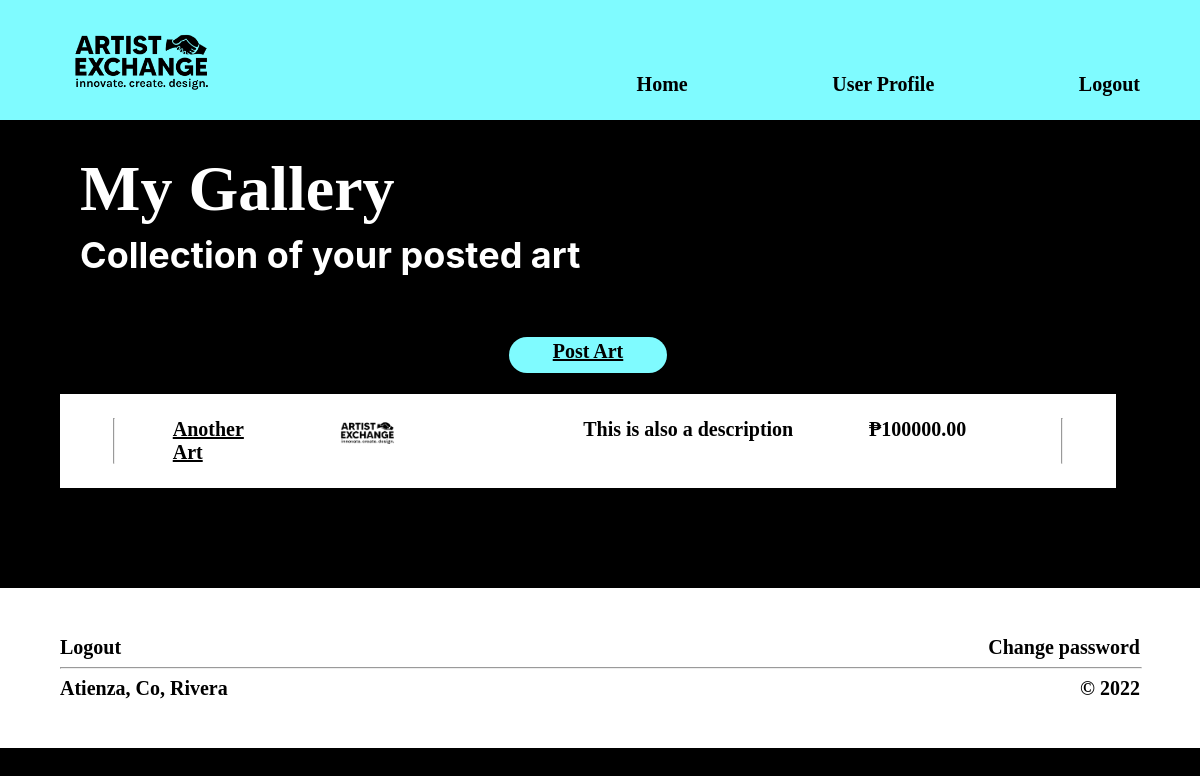
The app's page /gallery/ (signed in) with its own data.
### main/models.py (models this page shows, shortened)
class Art(models.Model):
	user = models.ForeignKey(User, on_delete=models.CASCADE)
	title = models.CharField(max_length=255)
	image = models.ImageField(blank=True, upload_to='user_art_images')
	description = models.TextField()
	viewing_location = models.CharField(max_length=255)
	price = models.DecimalField(max_digits=10, decimal_places=2)
	details = models.TextField()

### main/views.py (the view)
# urls.py: re_path(r'^gallery/', views.ArtListView.as_view(), name = 'gallery'),
class ArtListView(ListView):
	model = Art
	template = 'art.html'
	context_object_name = 'all_art'
	def get_queryset(self):
		return Art.objects.filter(user=self.request.user)

### main/templates/main/art_list.html
{% extends "base.html" %}
{% block body %}
{% load static %}
<div class="art-list-page">
    <div class="art-header">
          <div class="title-wrapper">
            <div class="text-wrapper">
              <h1>My Gallery</h1>
              <h2>Collection of your posted art</h2>
            </div>
          </div>
    </div>
<div class="art-part">
         <div class="post-art-button-area">
              <div class="post-art-button">
                  <a href="{% url 'art-create' %}">Post Art</a>
              </div>
          </div>
        <div class="profile-table">
          <div class="art-table-content">
            {% for art in all_art %}
            <div class="art-table-component">
              <div class="center-wrapper space-between">
                <hr>
                <p class="art-table-title"><a href="{% url 'art-detail' art.id %}">{{ art.title }}</a></p>
                <p class="art-table-image"><img src="{{ art.image.url}}"></p>
                <p class="art-table-description">{{ art.description }}</p>
                <p class="art-table-price">₱{{ art.price }}</p>
                <hr>
              </div>
            </div>
            {% endfor %}
          </div>
        </div>
    </div>
{% endblock %}

### main/static/main/styles.css (style rules this page uses)
* { margin: 0; padding: 0; }
.center-wrapper { max-width: 1288px; width: 90%; margin: auto; }
.space-between { display: flex; flex-direction: row; justify-content: space-between; }
body { background: black; }
h1 { font-family: 'Montserrat'; font-style: normal; font-weight: 800; font-size: 64px; line-height: 78px; margin-bottom: 5px; color: #FFFF; }
h2 { font-family: 'Inter'; font-style: normal; font-weight: 700; font-size: 36px; line-height: 44px; color: #FFFF; }
p, a { font-family: 'Karla'; font-style: normal; font-weight: 700; font-size: 20px; line-height: 23px; color: black; }
.logo, img { width: 40%; left: 7px; top: -9px; }
.art-header { background: black; padding: 30px 0 32px 0; color: #fff; padding-bottom: 5%; }
.title-wrapper { display: flex; flex-direction: row; max-width: 1288px; width: 90%; margin: auto; }
.text-wrapper { margin-left: 20px; }
.art-list-page { background: black; }
.art-part { background: black; padding-bottom: 100px; width: 88%; margin-left: 5%; }
.post-art-button-area { display: flex; margin-bottom: 2%; }
.post-art-button { width: 12%; margin: auto; height: 30px; padding: 3px 16px; border-radius: 100px; background: #7FFBFF; border-style: none; text-align: center; }
.profile-table { color: #04092C; background-color: #fff; }
.art-table-component { padding: 24px 0; }
.art-table-title { width: 9%; margin-right: 2%; }
.art-table-image { width: 18%; margin-right: 2%; }
.art-table-price { width: 14%; margin-right: 2%; text-align: center; }

### records on screen
Art: title "Another Art", image (picture), description "This is also a description", price "100000.00"
